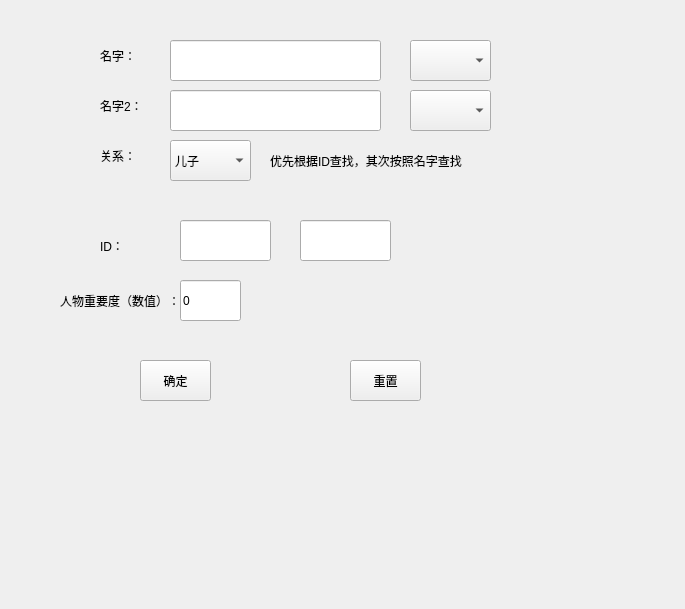
<?xml version="1.0" encoding="UTF-8"?>
<ui version="4.0">
 <class>SearchLevel</class>
 <widget class="QDialog" name="SearchLevel">
  <property name="geometry">
   <rect>
    <x>0</x>
    <y>0</y>
    <width>685</width>
    <height>609</height>
   </rect>
  </property>
  <property name="windowTitle">
   <string>Dialog</string>
  </property>
  <property name="styleSheet">
   <string notr="true"/>
  </property>
  <widget class="QLineEdit" name="name">
   <property name="geometry">
    <rect>
     <x>170</x>
     <y>40</y>
     <width>211</width>
     <height>41</height>
    </rect>
   </property>
  </widget>
  <widget class="QLabel" name="label">
   <property name="geometry">
    <rect>
     <x>100</x>
     <y>40</y>
     <width>51</width>
     <height>31</height>
    </rect>
   </property>
   <property name="text">
    <string>名字：</string>
   </property>
  </widget>
  <widget class="QLabel" name="label_2">
   <property name="geometry">
    <rect>
     <x>100</x>
     <y>100</y>
     <width>54</width>
     <height>12</height>
    </rect>
   </property>
   <property name="text">
    <string>名字2：</string>
   </property>
  </widget>
  <widget class="QLabel" name="label_3">
   <property name="geometry">
    <rect>
     <x>100</x>
     <y>150</y>
     <width>54</width>
     <height>12</height>
    </rect>
   </property>
   <property name="text">
    <string>关系：</string>
   </property>
  </widget>
  <widget class="QLabel" name="label_4">
   <property name="geometry">
    <rect>
     <x>100</x>
     <y>240</y>
     <width>54</width>
     <height>12</height>
    </rect>
   </property>
   <property name="text">
    <string>ID：</string>
   </property>
  </widget>
  <widget class="QLabel" name="label_5">
   <property name="geometry">
    <rect>
     <x>60</x>
     <y>290</y>
     <width>121</width>
     <height>21</height>
    </rect>
   </property>
   <property name="text">
    <string>人物重要度（数值）：</string>
   </property>
  </widget>
  <widget class="QComboBox" name="namelist">
   <property name="geometry">
    <rect>
     <x>410</x>
     <y>40</y>
     <width>81</width>
     <height>41</height>
    </rect>
   </property>
  </widget>
  <widget class="QLineEdit" name="relative_value1">
   <property name="geometry">
    <rect>
     <x>180</x>
     <y>280</y>
     <width>61</width>
     <height>41</height>
    </rect>
   </property>
   <property name="text">
    <string>0</string>
   </property>
  </widget>
  <widget class="QComboBox" name="relative">
   <property name="geometry">
    <rect>
     <x>170</x>
     <y>140</y>
     <width>81</width>
     <height>41</height>
    </rect>
   </property>
   <item>
    <property name="text">
     <string>儿子</string>
    </property>
   </item>
   <item>
    <property name="text">
     <string>女儿</string>
    </property>
   </item>
   <item>
    <property name="text">
     <string>妻子</string>
    </property>
   </item>
   <item>
    <property name="text">
     <string>庶子</string>
    </property>
   </item>
   <item>
    <property name="text">
     <string>妾</string>
    </property>
   </item>
   <item>
    <property name="text">
     <string>侄女</string>
    </property>
   </item>
   <item>
    <property name="text">
     <string>女友</string>
    </property>
   </item>
  </widget>
  <widget class="QLineEdit" name="id">
   <property name="geometry">
    <rect>
     <x>180</x>
     <y>220</y>
     <width>91</width>
     <height>41</height>
    </rect>
   </property>
  </widget>
  <widget class="QToolButton" name="subtn">
   <property name="geometry">
    <rect>
     <x>140</x>
     <y>360</y>
     <width>71</width>
     <height>41</height>
    </rect>
   </property>
   <property name="text">
    <string>确定</string>
   </property>
  </widget>
  <widget class="QToolButton" name="resetbtn">
   <property name="geometry">
    <rect>
     <x>350</x>
     <y>360</y>
     <width>71</width>
     <height>41</height>
    </rect>
   </property>
   <property name="text">
    <string>重置</string>
   </property>
  </widget>
  <widget class="QLineEdit" name="re_name">
   <property name="geometry">
    <rect>
     <x>170</x>
     <y>90</y>
     <width>211</width>
     <height>41</height>
    </rect>
   </property>
  </widget>
  <widget class="QComboBox" name="namelist_2">
   <property name="geometry">
    <rect>
     <x>410</x>
     <y>90</y>
     <width>81</width>
     <height>41</height>
    </rect>
   </property>
  </widget>
  <widget class="QLineEdit" name="id_2">
   <property name="geometry">
    <rect>
     <x>300</x>
     <y>220</y>
     <width>91</width>
     <height>41</height>
    </rect>
   </property>
  </widget>
  <widget class="QLabel" name="label_6">
   <property name="geometry">
    <rect>
     <x>270</x>
     <y>140</y>
     <width>201</width>
     <height>41</height>
    </rect>
   </property>
   <property name="text">
    <string>优先根据ID查找，其次按照名字查找</string>
   </property>
  </widget>
 </widget>
 <resources/>
 <connections/>
</ui>
